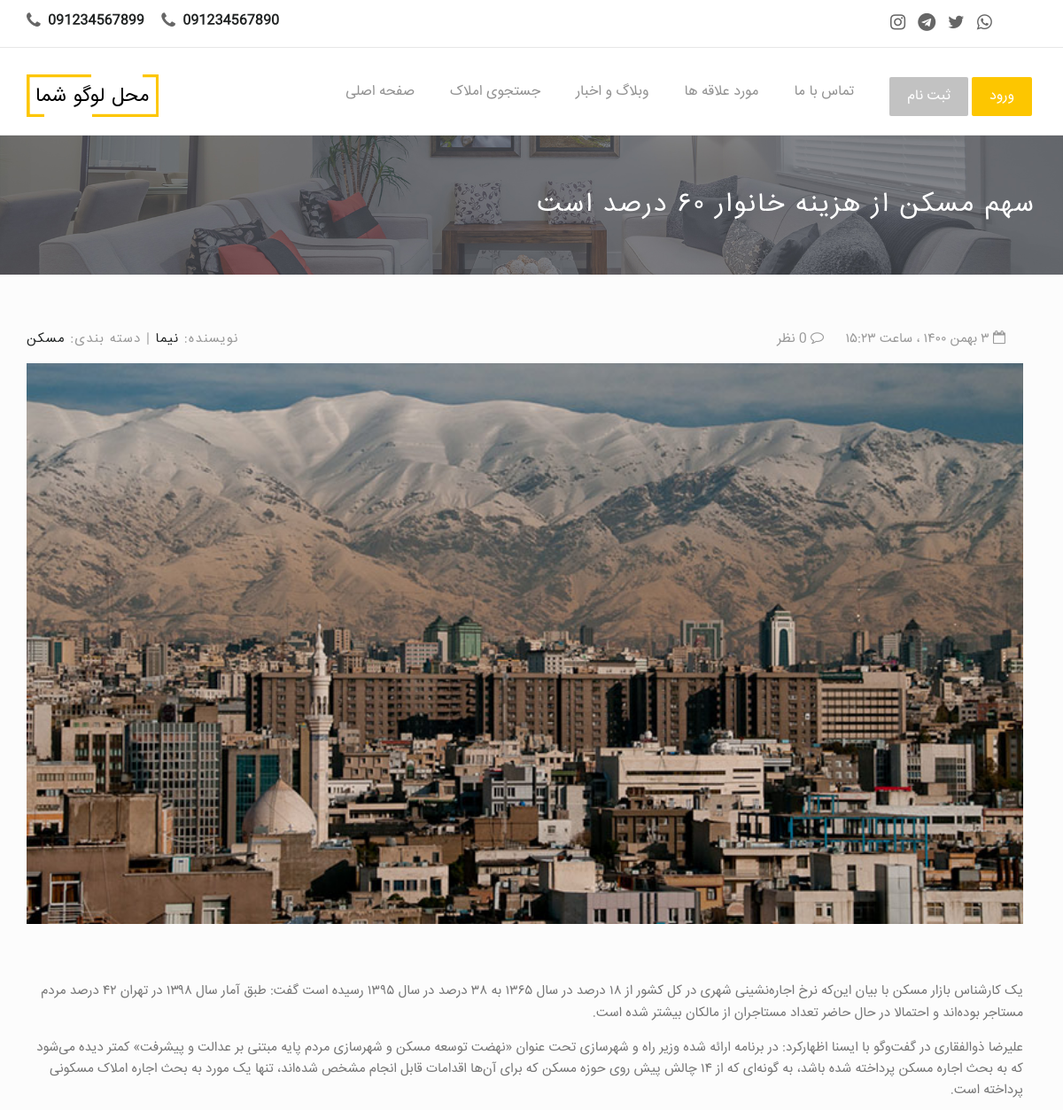
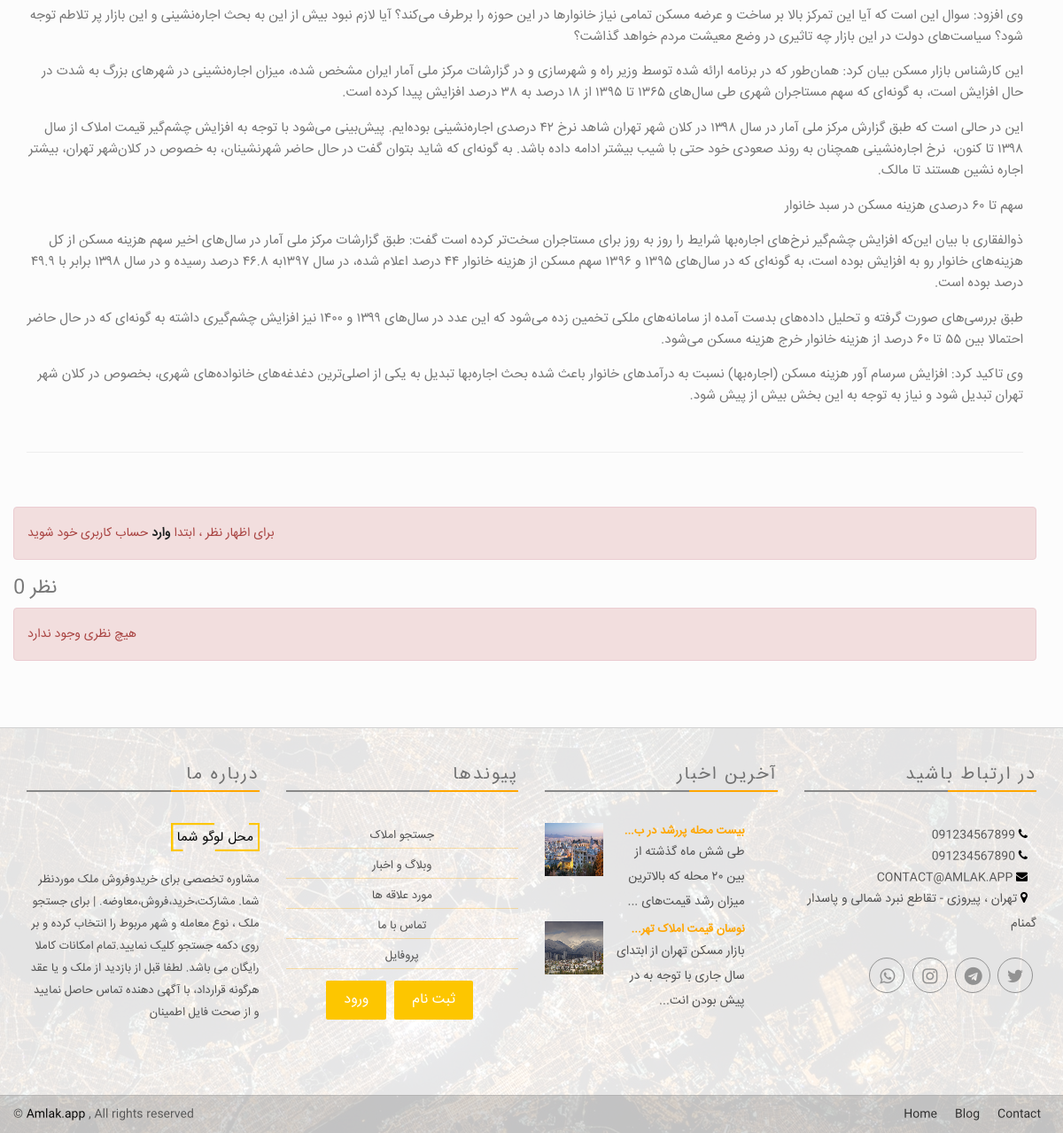
Page /blog/1/ on the committed database (2 pictures, top to bottom).
### app/models.py (models this page shows, shortened)
class Settings(models.Model):
  title = models.CharField(max_length=100, verbose_name = "عنوان")
  title_below = models.CharField(max_length=300 , null=True, blank=True , verbose_name = "متن زیر عنوان")
  introduction_text = models.TextField(max_length=2000 , null=True, blank=True , verbose_name = "متن معرفی" )
  contact_page_text = models.TextField(max_length=2000 , null=True, blank=True , verbose_name = "متن صفحه تماس با ما")
  experts_number = models.IntegerField(default='1', verbose_name = "تعداد کارشناسان")
  email = models.EmailField(max_length=200 , null=True , blank=True , verbose_name = "ایمیل")
  address = models.CharField(max_length=300 , null=True , blank=True , verbose_name = "آدرس")
  phone1 = models.CharField(max_length=20 , null=True , blank=True , verbose_name = "تلفن ۱")
  phone2 = models.CharField(max_length=20 , null=True , blank=True , verbose_name = "تلفن ۲")
  whatsapp_number = models.CharField(max_length=20 , null=True , blank=True , verbose_name = "شماره واتساپ")
  instagram = models.URLField(max_length=500, null=True, blank=True, verbose_name = "لینک اینستاگرام")
  telegram = models.URLField(max_length=500, null=True, blank=True, verbose_name = "لینک تلگرام")
  twitter = models.URLField(max_length=500, null=True, blank=True, verbose_name = "لینک توییتر")
  whatsapp = models.URLField(max_length=500, null=True, blank=True, verbose_name = "لینک واتس اپ")
  lat_long = models.CharField(max_length=50 , null=True , blank=True , verbose_name = "lat & long")
  logo = models.ImageField(default='logo.png', upload_to='logo', null=True, blank=True, verbose_name = "لوگو")
  header_image = models.ImageField(default='header.png', upload_to='header', null=True, blank=True, verbose_name = "تصویر سربرگ (header)")
  class Meta:
      verbose_name = "تنظیمات"
      verbose_name_plural = "تنظیمات"

### blogApp/models.py (models this page shows, shortened)
class Post(models.Model):
    title = models.CharField(max_length=255, verbose_name="عنوان")
    slug = models.SlugField(max_length=255, null=True, blank=True, verbose_name="نشانی پیوند (link)")
    author = models.ForeignKey(User, on_delete=models.CASCADE, verbose_name="نویسنده")
    img = models.ImageField(upload_to='blog', null=True, verbose_name="تصویر")
    body = RichTextField(blank=False, null=True, verbose_name="متن")
    comments = models.ManyToManyField(PostComment, blank=True, verbose_name="نظرات")
    post_date = models.DateTimeField(auto_now_add=True)
    category = models.ForeignKey(Categories, null=True, on_delete=models.PROTECT, related_name='category_set', verbose_name="دسته بندی")
    def j_post_date(self):
        return jalali_converter(self.post_date)
    class Meta:
      verbose_name = "پست"
      verbose_name_plural = "پست ها"

class Categories(models.Model):
    categoryname = models.CharField(max_length=255)
    slug = models.CharField(max_length=255, verbose_name="نشانی پیوند (link)")
    def __str__(self):
        return self.categoryname
    class Meta:
      verbose_name = "دسته بندی"
      verbose_name_plural = "دسته بندی ها"

### blogApp/views.py (the view)
# urls.py: path('<slug:slug>/', blogdetail.as_view(), name="blog-detail"),
class blogdetail(DetailView):
   model = Post
   template_name = 'blog_detail.html'
   def get_context_data(self, *args, **kwargs):
      cat_list = Categories.objects.all()
      latestpost_list = Post.objects.all().order_by('-post_date')[:3]
      context = super(blogdetail, self).get_context_data(*args, **kwargs)
      context["cat_list"] = cat_list
      context["latestpost_list"] = latestpost_list
      return context

### templates/blog_detail.html (shortened to what this page needs)
{% extends 'base.html' %}
{% block content %}
<div style="background:#494C53 url({{ settings.header_image.url }}) no-repeat scroll center top / cover; color:#FFF; position: relative; min-height: 140px; ">
    <div class="container">
        <div class="row" dir="rtl" align="right">
            <div class="page-head-content">
                <h1 class="page-title"> {{post.title}} </h1>
            </div>
        </div>
    </div>
</div>
<div class="content-area blog-page padding-top-40" style="background-color: #FCFCFC; padding-bottom: 55px;">
    <div class="container">
        <div class="row">
            <div class="blog-lst col-md-12 pl0">
              <section class="post">
                  <div class="row">
                      <div class="col-sm-6">
                          <p class="author-category">
                              نویسنده:  <a href="#"> {{post.author.first_name}} </a> |
                              دسته بندی:  <a href="#"> {{post.category}} </a>
                          </p>
                      </div>
                      <div class="col-sm-6 right">
                          <p class="date-comments" dir="rtl">
                              <a href="#"><i class="fa fa-calendar-o"></i> {{post.j_post_date }} </a>
                              <a href="#"><i class="fa fa-comment-o"></i> {{ post.comments.all.count }} نظر</a>
                          </p>
                      </div>
                  </div>
                  <div class="image wow fadeInLeft animated">
                      <a href="{% url 'blog-detail' post.slug %}">
                          <img src="{{post.img.url}}" class="img-responsive" alt="Example blog post alt">
                      </a>
                  </div>
                  <div dir="rtl" align="right">
                    <p class="intro"> {{post.body|linebreaks}} </p>
                  </div>
                  <hr>
              </section>
              {% if not request.user.is_authenticated %}
              <div class="alert alert-danger">برای اظهار نظر ، ابتدا <a href="/login"> وارد </a>  حساب کاربری خود شوید </div>
              {% endif %}
                <section id="comments" class="comments wow fadeInRight animated">
                    <h4 class="text-uppercase wow fadeInLeft animated">{{ post.comments.all.count }} نظر </h4>
                  {% for comment in post.comments.all %}
                    <div class="row comment" dir="rtl" align="right">
                        <div class="col-sm-3 col-md-2 text-center-xs">
                            <p>
                                <img src="{{ comment.sender.profile.user_photo.url}}" class="img-circle" style="max-width:100px;">
                            </p>
                        </div>
                        <div class="col-sm-9 col-md-10">
                            <h5 class="text-uppercase"> {{ comment.sender.first_name}} </h5>
                            <p class="posted"><i class="fa fa-clock-o"></i> {{ comment.j_create_at }} </p>
                            <p> {{ comment.message }} </p>
                        </div>
                        {% empty %}
                          <div class="alert alert-danger"> هیچ نظری وجود ندارد </div>
                    </div>
                  {% endfor %}
            </div>
        </div>
    </div>
{% endblock %}

### templates/base.html (shortened to what this page needs)
{% load static %}
{% load bootstrap %}
<!DOCTYPE html>
<html class="no-js">
<head>
  <link rel="stylesheet" href="{% static 'assets/css/normalize.css' %}">
  <link rel="stylesheet" href="{% static 'assets/css/font-awesome.min.css' %}">
  <link rel="stylesheet" href="{% static 'assets/css/fontello.css">
  <link href="{% static 'assets/fonts/icon-7-stroke/css/pe-icon-7-stroke.css' %}" rel="stylesheet">
  <link href="{% static 'assets/fonts/icon-7-stroke/css/helper.css' %}" rel="stylesheet">
  <link href="{% static 'assets/css/animate.css' %}" rel="stylesheet" media="screen">
  <link rel="stylesheet" href="{% static 'assets/css/bootstrap-select.min.css' %}">
  <link rel="stylesheet" href="{% static 'bootstrap/css/bootstrap.min.css' %}">
  <link rel="stylesheet" href="{% static 'assets/css/icheck.min_all.css' %}">
  <link rel="stylesheet" href="{% static 'assets/css/price-range.css' %}">
  <link rel="stylesheet" href="{% static 'assets/css/owl.carousel.css' %}">
  <link rel="stylesheet" href="{% static 'assets/css/owl.theme.css' %}">
  <link rel="stylesheet" href="{% static 'assets/css/owl.transitions.css' %}">
  <link rel="stylesheet" href="{% static 'assets/css/style.css' %}">
  <link rel="stylesheet" href="{% static 'assets/css/responsive.css' %}">
  <link rel="stylesheet" href="https://cdnjs.cloudflare.com/ajax/libs/font-awesome/4.7.0/css/font-awesome.min.css">
</head>
<body>
  <div class="header-connect">
  		<div class="container">
  				<div class="row">
  						<div class="col-md-5 col-sm-8  col-xs-12">
  								<div class="header-half header-call">
  										<p>
  												<span> <i class="fa fa-phone"></i> <a href="tel:{{ settings.phone1 }}"> {{ settings.phone1 }} </a> </span>
                          <span> <i class="fa fa-phone"></i> <a href="tel:{{ settings.phone2 }}"> {{ settings.phone2 }} </a> </span>
  										</p>
  								</div>
  						</div>
  						<div class="col-md-2 col-md-offset-5  col-sm-3 col-sm-offset-1  col-xs-12">
  								<div class="header-half header-social">
  										<ul class="list-inline">
                          <li><a href="{{ settings.instagram }}"><i class="fa fa-instagram" style="font-size:20px"></i></a></li>
                          <li><a href="{{ settings.telegram }}"><i class="fa fa-telegram" style="font-size:20px"></i></a></li>
  												<li><a href="{{ settings.twitter }}"><i class="fa fa-twitter" style="font-size:20px"></i></a></li>
  												<li><a href="{{ settings.whatsapp }}"><i class="fa fa-whatsapp" style="font-size:20px"></i></a></li>
  										</ul>
  								</div>
  						</div>
  				</div>
  		</div>
  </div>
  <nav class="navbar navbar-default ">
  		<div class="container">
  				<div class="navbar-header">
  						<a class="navbar-brand" href="{% url 'app:home' %}"><img src="{{ settings.logo.url }}" style="max-height:50px;" alt="{{ settings.title }}"></a>
  				</div>
  				<div class="collapse navbar-collapse yamm" id="navigation">
  						<div class="button navbar-right">
                {% if user.is_authenticated %}
                <button class="navbar-btn nav-button wow fadeInRight" onclick=" window.location.replace('{% url 'logout' %}')" data-wow-delay="0.5s"> خروج </button>
                <button class="navbar-btn nav-button wow fadeInRight login" onclick=" window.location.replace('{% url 'app:profile' %}')" data-wow-delay="0.5s"> پروفایل </button>
                {% else %}
                <button class="navbar-btn nav-button wow bounceInRight" onclick="window.location.replace('{% url 'register' %}')" data-wow-delay="0.4s"> ثبت نام </button>
                <button class="navbar-btn nav-button wow fadeInRight login" onclick=" window.location.replace('{% url 'login' %}')" data-wow-delay="0.5s"> ورود </button>
                {% endif %}
  						</div>
  						<ul class="main-nav nav navbar-nav navbar-right">
  								<li class="wow fadeInDown" data-wow-delay="0.1s"><a class="" href="{% url 'app:home' %}"> صفحه اصلی </a> </li>
  								<li class="wow fadeInDown" data-wow-delay="0.1s"><a class="" href="{% url 'app:items' %}"> جستجوی املاک </a></li>
  								<li class="wow fadeInDown" data-wow-delay="0.1s"><a class="" href="/blog"> وبلاگ و اخبار  </a></li>
  								<li class="wow fadeInDown" data-wow-delay="0.1s"><a class="" href="{% url 'app:favs' %}"> مورد علاقه ها  </a></li>
  								<li class="wow fadeInDown" data-wow-delay="0.4s"><a href="{% url 'app:contact' %}"> تماس با ما </a></li>
  						</ul>
  				</div>
  		</div>
  </nav>
{% block content %}{% endblock content %}
    <div class="footer-area">
    		<div class=" footer">
    				<div class="container">
    						<div class="row" align="right">
    								<div class="col-md-3 col-sm-6 wow fadeInRight animated">
    										<div class="single-footer">
    												<h4> درباره ما </h4>
    												<div class="footer-title-line"></div>
    												<img src="{{ settings.logo.url }}" alt="{{ settings.title }}" class="wow pulse" data-wow-delay="1s">
    												<p dir="rtl"> {{ settings.title_below }} </p>
    										</div>
    								</div>
    								<div class="col-md-3 col-sm-6 wow fadeInRight animated">
    										<div class="single-footer">
    												<h4> پیوندها  </h4>
    												<div class="footer-title-line"></div>
    												<ul class="footer-menu" dir="rtl" align="center">
    														<li><a href="{% url 'app:items' %}"> جستجو املاک </a></li>
    														<li><a href="/blog"> وبلاگ و اخبار </a></li>
    														<li><a href="{% url 'app:favs' %}"> مورد علاقه ها </a></li>
    														<li><a href="{% url 'app:contact' %}">  تماس با ما  </a></li>
    														<li><a href="{% url 'app:profile' %}"> پروفایل </a>  </li>
                                <button class="navbar-btn nav-button wow bounceInRight login" onclick="window.location.replace('{% url 'register' %}')" data-wow-delay="0.4s"> ثبت نام </button>
                                <button class="navbar-btn nav-button wow fadeInRight login" onclick=" window.location.replace('{% url 'login' %}')" data-wow-delay="0.5s"> ورود </button>
    												</ul>
    										</div>
    								</div>
    								<div class="col-md-3 col-sm-6 wow fadeInRight animated">
    										<div class="single-footer">
    												<h4> آخرین اخبار </h4>
    												<div class="footer-title-line"></div>
    												<ul class="footer-blog">
                            {% for post in footer_latestpost_list %}
    														<li dir="rtl">
    																<div class="col-md-3 blg-thumb p0">
    																		<a href="{% url 'blog-detail' post.slug %}"> <img src="{{post.img.url}}"> </a>
    																</div>
    																<div class="col-md-8  col-sm-8 col-xs-8  blg-entry">
    																		<h6> <a href="{% url 'blog-detail' post.slug %}"> {{ post.title | slice:':20' | safe}}... </a></h6>
    																		{{post.body | slice:':65' | safe}}...
    																</div>
    														</li> <br>
                            {% endfor %}
    												</ul>
    										</div>
    								</div>
    								<div class="col-md-3 col-sm-6 wow fadeInRight animated">
    										<div class="single-footer news-letter">
    												<h4> در ارتباط باشید </h4>
    												<div class="footer-title-line"></div>
                            <ul class="footer-adress" dir="rtl">
                                <li> <a href="tel:{{ settings.phone1 }}"> <i class="fa fa-phone"></i> {{ settings.phone1 }} </a> </li>
                                <li> <a href="tel:{{ settings.phone2 }}"> <i class="fa fa-phone"></i> {{ settings.phone2 }} </a> </li>
                                <li> <a href="mailto:{{ settings.email }}"> <i class="fa fa-envelope"> </i> {{ settings.email }} </a> </li>
                                <li> <i class="fa fa-map-marker"> </i> {{ settings.address }} </li>
                            </ul>
                            <br>
    												<div class="social pull-right">
    														<ul>
    																<li><a class="wow fadeInUp animated" href="{{ settings.whatsapp }}"><i class="fa fa-whatsapp"></i></a></li>
    																<li><a class="wow fadeInUp animated" href="{{ settings.instagram }}" data-wow-delay="0.3s"><i class="fa fa-instagram"></i></a></li>
    																<li><a class="wow fadeInUp animated" href="{{ settings.telegram }}" data-wow-delay="0.4s"><i class="fa fa-telegram"></i></a></li>
    																<li><a class="wow fadeInUp animated" href="{{ settings.twitter }}" data-wow-delay="0.5s"><i class="fa fa-twitter"></i></a></li>
    														</ul>
    												</div>
    										</div>
    								</div>
    						</div>
    				</div>
    		</div>
    		<div class="footer-copy text-center">
    				<div class="container">
    						<div class="row">
    								<div class="pull-left">
    										<span> &#169; <a href="https://www.Amlak.app">Amlak.app</a> , All rights reserved </span>
    								</div>
    								<div class="bottom-menu pull-right">
    										<ul>
    												<li><a class="wow fadeInUp animated" href="{% url 'app:home' %}" data-wow-delay="0.2s">Home</a></li>
    												<li><a class="wow fadeInUp animated" href="/blog" data-wow-delay="0.4s">Blog</a></li>
    												<li><a class="wow fadeInUp animated" href="{% url 'app:contact' %}" data-wow-delay="0.6s">Contact</a></li>
    										</ul>
    								</div>
    						</div>
    				</div>
    		</div>
    </div>
</body>
</html>

### rows in the picture
Settings: phone1 "091234567899", phone2 "091234567890", logo (picture), header_image (picture), title_below "مشاوره تخصصی برای خریدوفروش ملک موردنظر شما. مشارکت،خرید،فروش،معاوضه. | برای جستجو ملک ، نوع معامله و شهر مربوط را انتخاب کرده و بر روی دکمه جستجو کلیک نمایید.تمام امکانات کاملا رایگان می باشد. لطفا قبل از بازدید از ملک و یا عقد هرگونه قرارداد، با آگهی دهنده تماس حاصل نمایید و از صحت فایل اطمینان", email "CONTACT@AMLAK.APP", address "تهران ، پیروزی - تقاطع نبرد شمالی و پاسدار گمنام"
Post: title "سهم مسکن از هزینه خانوار ۶۰ درصد است", author.first_name "نیما", category "مسکن", img (picture), body "یک کارشناس بازار مسکن با بیان این‌که نرخ اجاره‌نشینی شهری در کل کشور از ۱۸ درصد در سال ۱۳۶۵ به ۳۸ درصد در سال ۱۳۹۵ رسیده است گفت: طبق آمار سال ۱۳۹۸ در تهران ۴۲ درصد مردم مستاجر بوده‌اند و احتمالا در حال حاضر تعداد مستاجران از مالکان بیشتر شده است. علیرضا ذوالفقاری در گفت‌وگو با ایسنا اظهارکرد: در برنامه ارائه شده وزیر راه و شهرسازی تحت عنوان «نهضت توسعه مسکن و شهرسازی مردم‌ پایه مبتنی بر عدالت و پیشرفت» کمتر دیده می‌شود که به بحث اجاره مسکن پرداخته شده باشد، به گونه‌ای که از ۱۴ چالش پیش روی حوزه مسکن که برای آن‌ها اقدامات قابل انجام مشخص شده‌اند، تنها یک مورد به بحث اجاره املاک مسکونی پرداخته است. وی افزود: سوال این است که آیا این تمرکز بالا بر ساخت و عرضه مسکن تمامی نیاز خانوارها در این…", comments.all.count "0"
Post: img (picture), title "بیست محله پررشد در ب", body "طی شش ماه گذشته از بین ۲۰ محله که بالاترین میزان رشد قیمت‌های"
Post: img (picture), title "نوسان قیمت املاک تهر", body "بازار مسکن تهران از ابتدای سال جاری با توجه به در پیش بودن انت"
